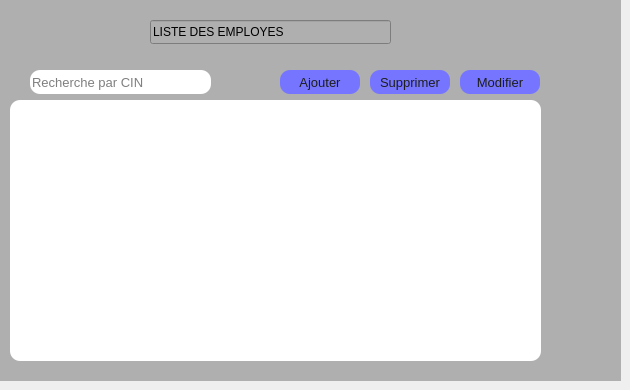
    <widget class="QWidget" name="AFFICHER">
     <attribute name="title">
      <string>liste employees</string>
     </attribute>
     <widget class="QWidget" name="READ" native="true">
      <property name="geometry">
       <rect>
        <x>0</x>
        <y>0</y>
        <width>621</width>
        <height>381</height>
       </rect>
      </property>
      <property name="styleSheet">
       <string notr="true">background-color: rgb(175, 175, 175);</string>
      </property>
      <widget class="QLineEdit" name="lineEdit_4">
       <property name="geometry">
        <rect>
         <x>150</x>
         <y>20</y>
         <width>241</width>
         <height>24</height>
        </rect>
       </property>
       <property name="styleSheet">
        <string notr="true">font: 700 20pt &quot;Tw Cen MT&quot;;
border-color: rgb(175, 175, 175);
color: rgb(0, 0, 0);

</string>
       </property>
       <property name="text">
        <string>LISTE DES EMPLOYES</string>
       </property>
      </widget>
      <widget class="QTableView" name="tableView">
       <property name="geometry">
        <rect>
         <x>10</x>
         <y>100</y>
         <width>531</width>
         <height>261</height>
        </rect>
       </property>
       <property name="styleSheet">
        <string notr="true">background-color: rgb(255, 255, 255);


color: rgb(29, 29, 29);
border-color: rgb(117, 117, 255);
	border-radius:10px ; 
	font-size:13px ; 
font: 600 10pt &quot;Yu Gothic UI Semibold&quot;;
</string>
       </property>
      </widget>
      <widget class="QPushButton" name="pushButton_AJOUTER">
       <property name="geometry">
        <rect>
         <x>280</x>
         <y>70</y>
         <width>80</width>
         <height>24</height>
        </rect>
       </property>
       <property name="styleSheet">
        <string notr="true">	
color: rgb(29, 29, 29);
background-color: rgb(117, 117, 255);
border-color: rgb(117, 117, 255);
	border-radius:10px ; 
	font-size:13px ; 
font: 600 10pt &quot;Yu Gothic UI Semibold&quot;;
</string>
       </property>
       <property name="text">
        <string>Ajouter</string>
       </property>
      </widget>
      <widget class="QPushButton" name="modifier">
       <property name="geometry">
        <rect>
         <x>460</x>
         <y>70</y>
         <width>80</width>
         <height>24</height>
        </rect>
       </property>
       <property name="styleSheet">
        <string notr="true">
color: rgb(29, 29, 29);
background-color: rgb(117, 117, 255);
border-color: rgb(117, 117, 255);
	border-radius:10px ; 
	font-size:13px ; 
font: 600 10pt &quot;Yu Gothic UI Semibold&quot;;
</string>
       </property>
       <property name="text">
        <string>Modifier</string>
       </property>
      </widget>
      <widget class="QPushButton" name="supprimer">
       <property name="geometry">
        <rect>
         <x>370</x>
         <y>70</y>
         <width>80</width>
         <height>24</height>
        </rect>
       </property>
       <property name="styleSheet">
        <string notr="true">
color: rgb(29, 29, 29);
background-color: rgb(117, 117, 255);
border-color: rgb(117, 117, 255);
	border-radius:10px ; 
	font-size:13px ; 
font: 600 10pt &quot;Yu Gothic UI Semibold&quot;;
</string>
       </property>
       <property name="text">
        <string>Supprimer</string>
       </property>
      </widget>
      <widget class="QLineEdit" name="search">
       <property name="geometry">
        <rect>
         <x>30</x>
         <y>70</y>
         <width>181</width>
         <height>24</height>
        </rect>
       </property>
       <property name="styleSheet">
        <string notr="true">background-color: rgb(255, 255, 255);
color: rgb(0, 0, 0);

border-color: rgb(117, 117, 255);
	border-radius:10px ; 
	font-size:13px ; 
font: 600 10pt &quot;Yu Gothic UI Semibold&quot;;
</string>
       </property>
       <property name="placeholderText">
        <string>Recherche par CIN</string>
       </property>
      </widget>
     </widget>
    </widget>
